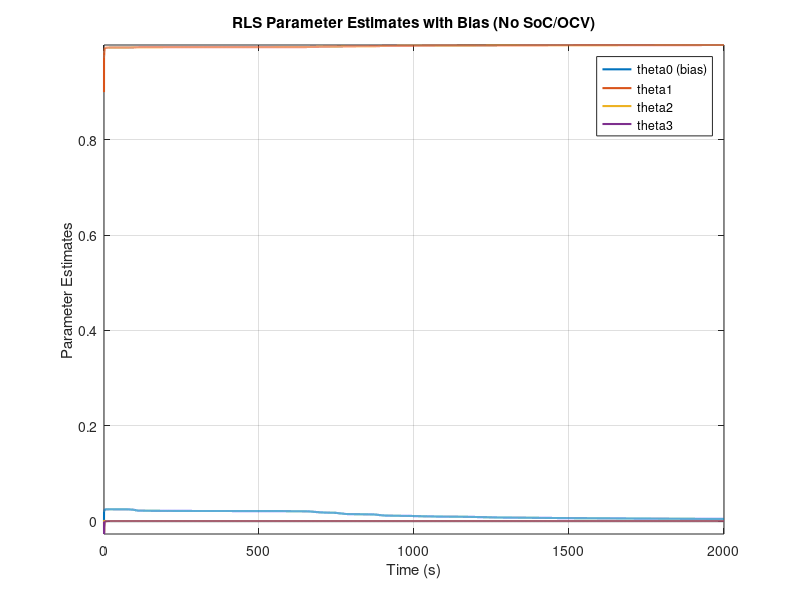

Write the MATLAB code that produced this figure.
clear all;
load ECM2;

% --------------------------------------------------------------------
% 4f: Parameter identification without using SoC/OCV information,
%     but with an added bias term.
%     Regression model:
%       v(k) = theta0 + theta1*v(k-1) + theta2*i(k) + theta3*i(k-1)
% --------------------------------------------------------------------

Ts = 0.1;              % Sampling time (s)
N = length(Time);      % Data length

% Use the raw terminal Voltage (do not subtract OCV)
Y = Voltage;

% Construct regression matrix Phi:
% Each row corresponds to a data point with format:
% [1, v(k-1), i(k), i(k-1)]
Phi = [ ones(N-1,1), Y(1:N-1), Current(2:N), Current(1:N-1) ];

% RLS parameter settings
lambda = 1;    % Forgetting factor (try 0.99 or 0.995 to observe dynamic effects)

% Preallocate and set initial guess for theta (4 parameters)
% theta = [theta0; theta1; theta2; theta3]
theta = zeros(4, N-1);
theta(:,1) = [0; 0.9; 0.0015; -0.0015];

% Initialize covariance matrix P
P = eye(4);

% Recursive Least Squares (RLS) update loop
for k = 2:(N-1)
    % Prediction error: target is Voltage(k)
    eps_k = Y(k) - Phi(k,:) * theta(:, k-1);
    % Compute gain vector
    denom = lambda + Phi(k,:) * P * Phi(k,:)';
    K = (P * Phi(k,:)') / denom;
    % Update theta
    theta(:, k) = theta(:, k-1) + K * eps_k;
    % Update covariance matrix
    P = (1/lambda) * (eye(4) - K * Phi(k,:)) * P;
end

% Plot the evolution of the 4 estimated parameters over time
figure(5)
plot(Time(1:end-1), theta, 'LineWidth', 1.5);
legend('theta0 (bias)','theta1','theta2','theta3','Location','best');
xlabel('Time (s)');
ylabel('Parameter Estimates');
title('RLS Parameter Estimates with Bias (No SoC/OCV)');
grid on;
axis tight;

% --------------------------------------------------------------------
% Simple Check: Map final estimated theta to physical parameters
% --------------------------------------------------------------------
% For the final estimated theta, let:
%   theta(1): bias (ignored for mapping)
%   theta(2): estimated alpha, i.e., alpha_hat
%   theta(3): estimated R0 (R0_hat)
%   theta(4): used to compute R1_hat via:
%             R1_hat = (theta(4) + R0_hat * alpha_hat) / (1 - alpha_hat)
%
% And the mapping for capacitance is:
%   C_hat = -Ts / (R1_hat * log(alpha_hat))
%
% Note: The original mapping formulas are designed for the case when OCV is removed.
% Here we simply use them for comparison.
theta_final = theta(:, end);
alpha_hat_est = theta_final(2);
R0_hat_est    = theta_final(3);
R1_hat_est    = (theta_final(4) + R0_hat_est * alpha_hat_est) / (1 - alpha_hat_est);
if (alpha_hat_est <= 0) || (alpha_hat_est >= 1) || (abs(log(alpha_hat_est)) < 1e-6)
    C_hat_est = 1e9;
else
    C_hat_est = -Ts / (R1_hat_est * log(alpha_hat_est));
end

% For comparison, compute the theoretical alpha (from the original ECM2data parameters)
% Note: R1 and C here are from the ECM2 data file (as loaded), i.e., the nominal values.
alpha_theo = exp(-Ts/(R1*C));

fprintf('\n----- Simple Check -----\n');
fprintf('Estimated alpha_hat: %.6f\n', alpha_hat_est);
fprintf('Theoretical alpha  : %.6f\n', alpha_theo);
fprintf('Estimated R0_hat   : %.6f ohm\n', R0_hat_est);
fprintf('Estimated R1_hat   : %.6f ohm\n', R1_hat_est);
fprintf('Estimated C_hat    : %.2f F\n', C_hat_est);
